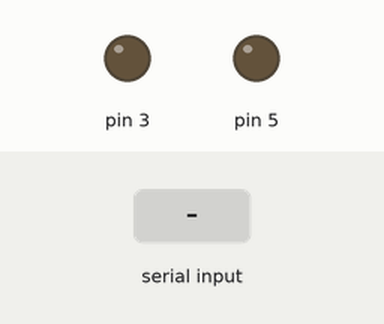
The sketch below on a simulated Arduino Uno, built with avr-gcc and run on an emulated ATmega328P. On the bench: output pins drawn as LEDs (lit = HIGH). The inputs (shaded band) are chosen by the test bench. What the sketch prints to the serial monitor is not drawn.

Above: at 1.2 s.
1.3 s: "a" received over the second serial link
At 1.7 s:
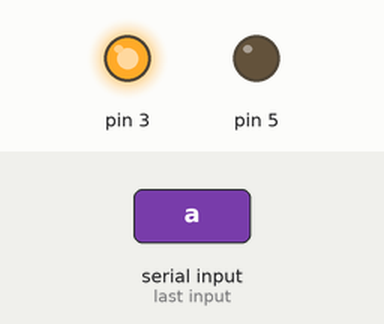
2.8 s: "b" received over the second serial link
At 4.0 s:
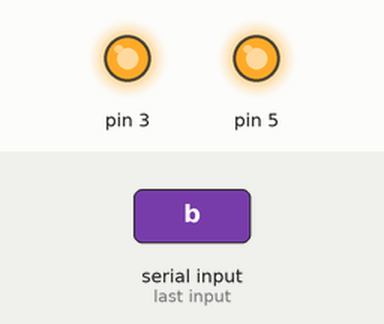
Timing chart, 0 to 5.8 s (numbered marks = the images above; inputs shaded):
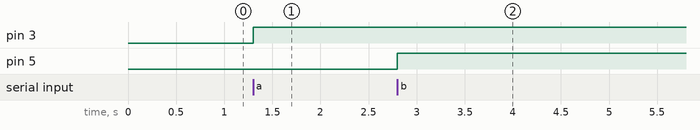

Measured:
- after the input at 1.3 s, pin 3: LOW → HIGH at once
- after the input at 2.8 s, pin 5: LOW → HIGH at once

The sketch:

blue_02.ino
```cpp
#include <SoftwareSerial.h>
#define BT_RXD 8
#define BT_TXD 7

SoftwareSerial bluetooth(BT_RXD, BT_TXD);

void setup() {
  Serial.begin(9600);
  bluetooth.begin(9600);

  Serial.println("START");
  pinMode(3, OUTPUT);
  pinMode(5, OUTPUT);
}

void loop() {
  char val = bluetooth.read();

  if(bluetooth.available()){
    Serial.write(bluetooth.read());
  }

  if(val == 'a') {
    digitalWrite(3, HIGH);
  }

  if(val == 'b') {
    digitalWrite(5, HIGH);
  }

  if(val == 'c') {
    digitalWrite(3, LOW);
    digitalWrite(5, LOW);
  }

}
```
